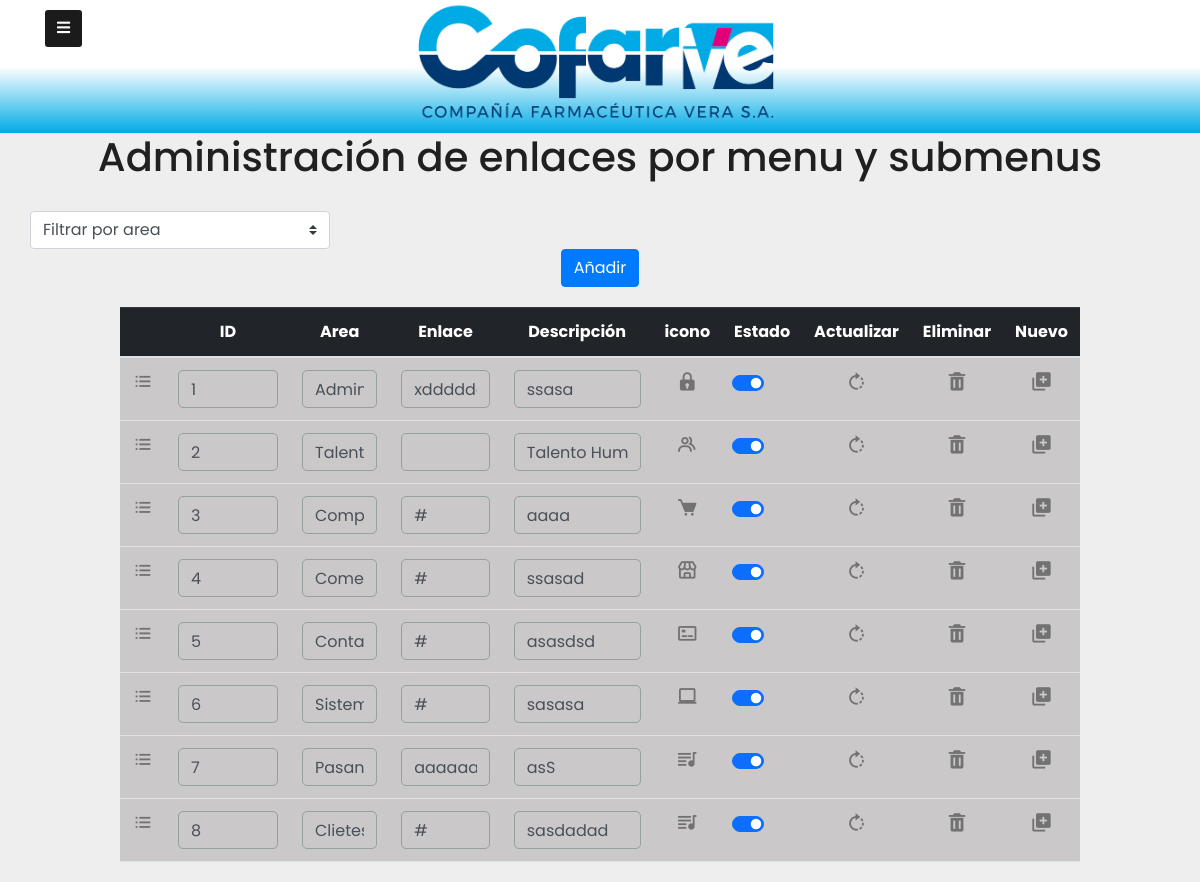
Page /administrador/ on the earlier database version.
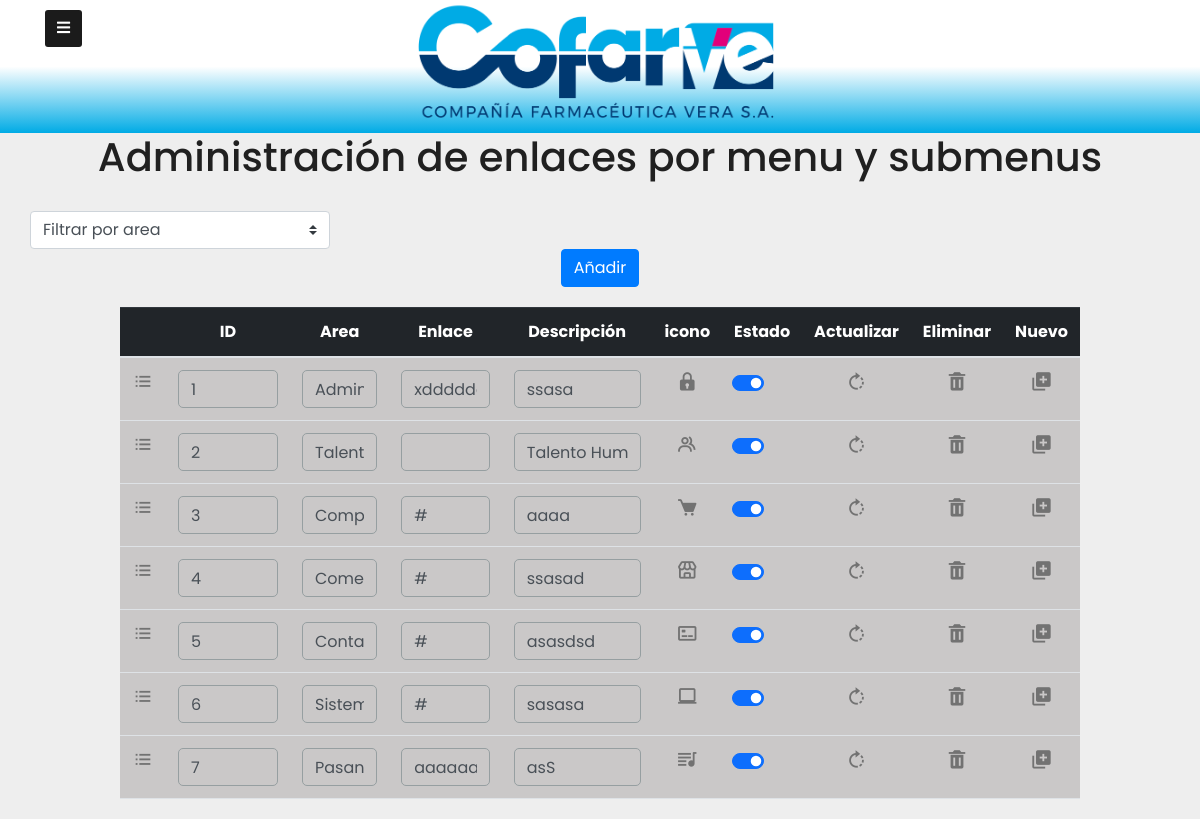
Same page on the later database version.
### blog/models.py (models this page shows, shortened)
class link(models.Model):
    id = models.CharField (max_length=100 , primary_key=True)
    linkP1 = models.CharField(max_length=100) # codigo de menu
    name = models.CharField(max_length=100)
    enlaceP = models.CharField(max_length=500)
    description = models.CharField(max_length=200)
    icon = models.CharField(max_length=300)
    state = models.BooleanField()

### blog/views.py (the view)
# urls.py: path('administrador/',administrador, name= 'admin'),
def administrador(request):
    enlace = link.objects.all()
    enlace2 = linkSecond.objects.all()
    form = PostForm()
    if request.method == "POST":
        form = PostForm(request.POST)
        if form.is_valid():
            post = form.save(commit=False)
            post.author = request.user
            post.published_date = timezone.now()
            post.save()
            return redirect('/administrador/send', pk=post.pk)
    else:
        form = PostForm()
    contexto = {'link':enlace, 'link2':enlace2, 'form': form }
    return render(request, 'admin.html', contexto)

### blog/forms.py
class PostForm(forms.ModelForm):
    class Meta:
        model = link
        fields = ('id', 'linkP1', 'name', 'enlaceP','description','icon', 'state', )

### public/templates/admin.html (shortened to what this page needs)
{% extends 'encabezado.html' %}
{% load static %}
  {% block estilos %}
  <link rel="stylesheet" href='{% static "./css/styleAdmin.css" %}'>
  {% endblock estilos %}
    {% block cuerpo %}
    <div class="header">
      <h1>Administración de enlaces por menu y submenus</h1>
      <div class="caja-tabla">
        <div class="caja-box">
          <select class="browser-default custom-select combo">
            <option selected="">Filtrar por area</option>
          </select>
        </div>
          <button type="button" data-toggle="modal" data-target="#ModalMenu" class="btn btn-primary btn-nuevo" >Añadir</button>
        <table class="table">
          <thead class="table-dark">
            <tr>
              <th></th>
              <th>ID</th>
              <th>Area</th>
              <th>Enlace</th>
              <th>Descripción</th>
              <th>icono</th>
              <th>Estado</th>
              <th>Actualizar</th>
              <th>Eliminar</th>
              <th>Nuevo</th>
            </tr>
          </thead>
          <tbody>
            {% for enlace in link %}
            <tr class="item-main ">
              <td onclick="showHideRow('{{enlace.linkP1}}');"><i class='bx bx-list-ul icon-flecha icon-item'></i></td>
              <td  > <input type="text" name="" id="" class="text-id form-control txt-general " value="{{enlace.id}}"></td>
              <td><input type="text" name="" id="" class="form-control txt-general " value="{{enlace.name}}"></td>
              <td><input type="text" name="" id="" class="form-control txt-general " value="{{enlace.enlaceP}}"></td>
              <td><input type="text" name="" id="" class="form-control txt-general " value="{{enlace.description}}"></td>
              <td><a href="" data-toggle="modal" data-target=".bd-example-modal-sm"><i
                    class='{{enlace.icon}} icon-item icon-happy' id=""></i></a></td>
              <td>
                <div class="form-check form-switch">
                  {% if enlace.state %}
                  <input class="form-check-input" type="checkbox" id="flexSwitchCheckChecked" checked>
                  {% else %}
                  <input class="form-check-input" type="checkbox" id="flexSwitchCheckChecked" >
                  {% endif %}
                </div>
              </td>
              <td> <a href=""><i class='bx bx-rotate-right icon-item icon-update' id=""></i></i></a></td>
              <td> <a href="{% url 'delete' enlace.id %}" onclick="return confirm('¿Estas seguro de Eliminar este registro?')" class="modal-action modal-close waves-effect waves-green btn-flat"><i class='bx bxs-trash icon-item icon-delete' id=""></i></a></td>
              <td> <a href="" data-toggle="modal" data-target="#ModalMenu"><i
                    class='bx bxs-add-to-queue icon-item'></i></a></td>
            </tr>
            {% endfor %}
          </tbody>
        </table>
      </div>
    </div>
    {% endblock cuerpo %}

### public/templates/encabezado.html (shortened to what this page needs)
{% load static %}
<!DOCTYPE html>
<html lang="en">
<head>
  <link rel="stylesheet" href="https://use.fontawesome.com/releases/v5.7.2/css/all.css" />
  <link rel="stylesheet" href="https://cdn.jsdelivr.net/npm/boxicons@latest/css/boxicons.min.css" />
  <link href="https://cdn.jsdelivr.net/npm/bootstrap@5.1.3/dist/css/bootstrap.min.css" rel="stylesheet">
  <link rel="stylesheet" href="https://stackpath.bootstrapcdn.com/bootstrap/4.1.2/css/bootstrap.min.css">
  <link rel="stylesheet" type="text/css" href="https://use.fontawesome.com/releases/v5.6.3/css/all.css">
  {% block estilos %}
    {% endblock estilos %}
</head>
<body>
  <div class="btn-nav"> <span class="fas fa-bars"></span> </div>
  <div class="content">
    <div id="imagenMain-AD">
      <img src='{% static "./img/cofarve.png" %}'>
    </div>
    {% block cuerpo %}
    {% endblock cuerpo %}
</div>
</body>
</html>

### public/static/css/styleAdmin.css (style rules this page uses)
* { margin: 0; padding: 0; user-select: none; box-sizing: border-box; font-family: 'Poppins', sans-serif }
:root { --color_primario: rgb(58, 206, 211); }
body { background-color: #eee }
.btn-nav { position: absolute; top: 10px; left: 45px; height: 37px; width: 37px; text-align: center; background: #1b1b1b; border-radius: 3px; cursor: pointer; transition: left 0.4s ease }
.btn-nav span { color: white; font-size: 15px; line-height: 36px }
.content { color: #202020; z-index: -1; text-align: center }
#imagenMain-AD { width: 100%; background: linear-gradient(180deg, #ffffff 50%, #00abe5 100%); }
#imagenMain-AD img { width: 400px; margin-inline: auto; }
.text-id { width: 100px; }
.txt-general { background-color: transparent; border: 0.5px solid #969fa1; border-radius: 5px; outline: none; }
.item-main { background-color: #cac8c8; }
.icon-item { font-size: 22px; color: rgb(114, 114, 114); }
.table { width: 80%; margin: 20px auto; }
.caja-tabla { margin-top: 30px; }
.caja-box { z-index: -1; width: 300px; margin-left: 30px; }

Differences in the rows shown:
removed link: id "8", name "Clietes", enlaceP "#", description "sasdadad"
